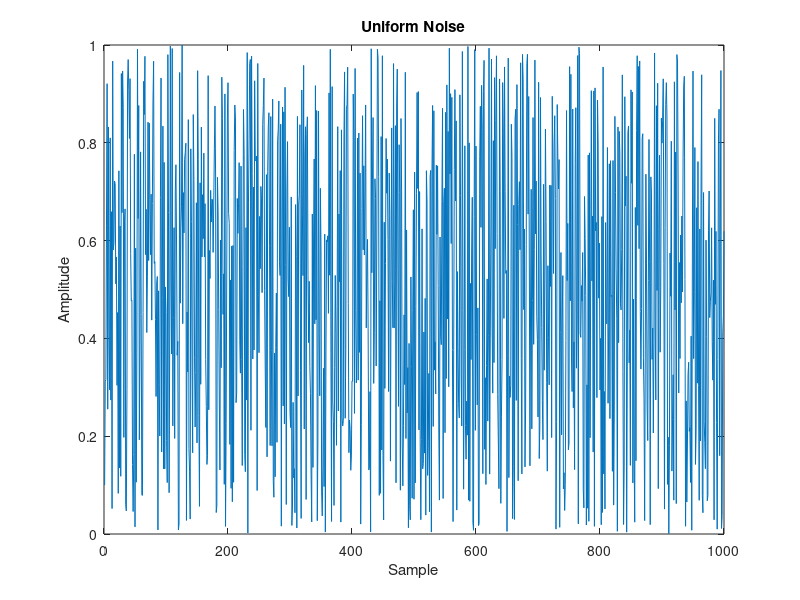

Source code (MATLAB):
%% *Basics of Signal Processing - Different Noises*
%% Uniform Noise
% Uniform noise is a type of noise that the probability of each value is
% equal.
%
% The following code generates a uniform noise with the size of 1000 and
% the range of [0, 1].

noise = rand(1000, 1);
figure;
plot(noise);
title('Uniform Noise');
xlabel('Sample');
ylabel('Amplitude');
%% 
